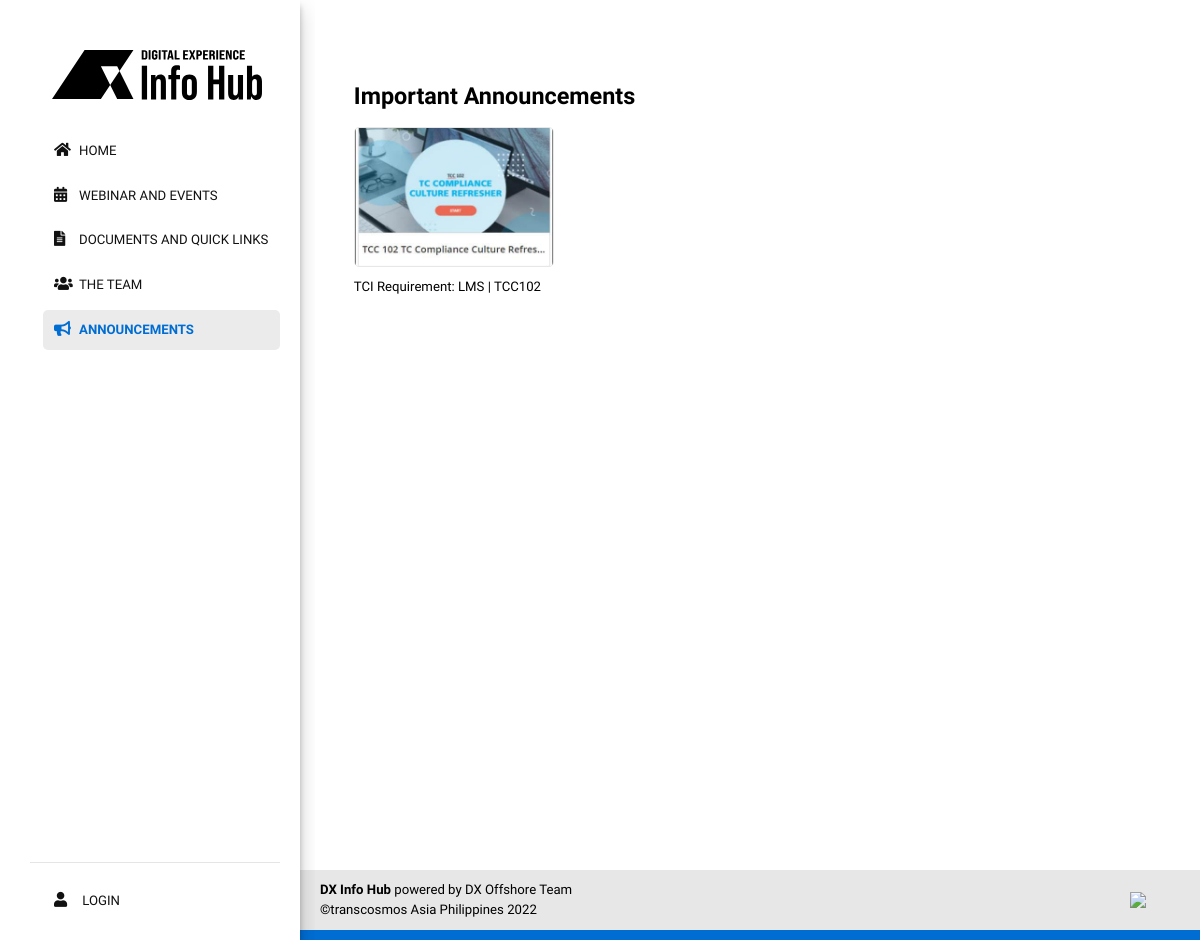
The app's page /pages/announcements/o-index.php with its own data.
### tables this page shows
CREATE TABLE `announcements` (
  `id` int(255) UNSIGNED NOT NULL,
  `user_id` int(255) NOT NULL,
  `announcements_title` varchar(255) NOT NULL DEFAULT '',
  `announcements_details` text NOT NULL,
  `announcements_img` varchar(255) NOT NULL,
  `announcements_count` int(1) NOT NULL DEFAULT 0,
  `date_edit` varchar(255) NOT NULL,
  `date_created` varchar(255) DEFAULT NULL,
  `announcements_status` int(255) NOT NULL,
  `temp_del` int(11) NOT NULL DEFAULT 0,
  `timestamp` timestamp NOT NULL DEFAULT current_timestamp() ON UPDATE current_timestamp()
);

### includes/functions.php (called while the page is built, shortened)
<?php
$key = $GLOBALS['crypt_key'];
?>

### pages/announcements/o-index.php (the view, shortened to what this page needs)
<?php
require($_SERVER['DOCUMENT_ROOT'].'/includes/config.php');
?>
<!DOCTYPE html>
<html lang="en">
    <head>
        <?php require($_SERVER['DOCUMENT_ROOT'].'/includes/common/links.php');  ?>
        <link href="/assets/css/announcement.css" rel="stylesheet" />
    </head>
  <body id="announcement">
    <div class="container">
        <div class="col-3 col-s-3 menu">
            <?php require($_SERVER['DOCUMENT_ROOT'].'/includes/common/parent-sidebar.php');  ?>
        </div>
       <section class="main-area col-s-9 d-column mb-4 ml-5" >
            <div class="announcement mb-4">
                <h2 class="mb-3">
                    <span >Important Announcements</span>
                </h2>
                <div class="announcements-row">
                    <ul class="list-inline mb-4 d-flex flex-wrap">
                        <?php
                        $sql = $pdo->prepare("SELECT * FROM announcements WHERE temp_del = 0 ORDER BY id DESC ");
                        $sql->execute();
                        $row = $sql->fetchAll(PDO::FETCH_ASSOC);
                        foreach($row as $key => $data) {
                            $x = $key +1;
                            if($data['announcements_status'] != 2) {
                                if($data['id'] != 0) {
                                    echo '<li class="list-inline-item">';
                                        echo '<a href="javascript:void(0)" class="js-modal" data-target="myModal'.$x.'" >';
                                            echo '<img src="assets/images/announcements/'.$data['announcements_img'].'" class="myImg">';
                                                echo '<br><span class="d-inline-block text-truncate" style="max-width: 200px;" >';
                                                    echo $data['announcements_title'];
                                                echo '</span>';
                                        echo '</a>';
                                    echo '</li>';
                                }
                            }
                            ?>
                        <?php }
                        ?>
                    </ul>
                </div>
            </div>
        </section>
    </div>
    <?php require($_SERVER['DOCUMENT_ROOT'].'/includes/common/parent-footer.php');  ?>
</body>
</html>

### assets/css/common.css (style rules this page uses)
html { font-size: 12px; }
.announcement { margin-bottom: 1rem; padding: 1rem; background-color: #fff; border-radius: .25rem; }

### assets/css/style.css (style rules this page uses)
:root { --blue: #006DD3; --gray: #E7E7E7; --dark-gray: #606060; --white: #fff; --black: #121212; }
body p, a { font-size: 1.1rem; }
@media (min-width: 1200px) { .container { max-width: 1300px !important; } }
@media (min-width: 1200px) { .h1, .h2, .h3, .h4, .h5, .h6, h1, h2, h3, h4, h5, h6 { font-weight: bold !important; text-transform: none; } }
@media (min-width: 1200px) { body { font-family: 'Inter Tight', sans-serif; color: var(--black); height: 100%; font-size: 1rem; } }
@media (min-width: 1200px) { * { box-sizing: border-box; } }
@media (min-width: 1200px) { .container { margin: 0 auto; width: 90%; } }
@media (min-width: 1200px) { .container::after { content: ""; clear: both; display: table; } }
@media (min-width: 1200px) { [class*="col-"] { float: left; } }
@media (min-width: 1200px) { h2 { font-size: 1.5rem; font-weight: 600; } }
@media (min-width: 1200px) { .col-3.col-s-3.menu { position: relative; padding: 45px 20px 7px 30px; box-shadow: 0 10px 20px rgba(0,0,0,.19),0 6px 6px rgba(0,0,0,.23); clip-path: inset(0px -15px 0px 0px); min-height: 100%; height: 100vh; left: 0; position: fixed; background-color: var(--white); } }
@media (min-width: 1200px) { .main-area h2 { font-size: 1.95rem; font-weight: 100; margin: 0; color: #000; } }
@media (min-width: 1200px) { .announcement li { padding: 5px 0; } }
@media (min-width: 1200px) { .announcement li a { color: #000; } }
@media (min-width: 1200px) { .announcement ul { list-style-type:none; padding-left: 0; transition: 0.2s; } }
@media (min-width: 1200px) { img.myImg { width: 210px; } }
@media (min-width: 1200px) { .list-inline-item { width: 200px; } }
@media (min-width: 1200px) { .list-inline-item img { width: 200px; height: 140px; object-fit: cover; border-radius: 5px; border: 1px solid var(--gray); transition: transform 0.2s; } }
[class*="col-"] { width: 100%; }
@media only screen and (min-width: 600px) { .col-s-3 { width: 22%; } }
@media only screen and (min-width: 600px) { .col-s-9 { width: 75%; } }
@media only screen and (min-width: 600px) { .main-area { width: 78%; } }
@media only screen and (min-width: 768px) { .col-3 { width: 25%; } }
@media only screen and (min-width: 768px) { .main-area { overflow: hidden;max-width: 78%; } }
@media only screen and (min-width: 768px) { .main-area { float: right; margin-top: 45px; } }

### assets/css/announcement.css (style rules this page uses)
section.main-area.col-s-9.d-column.mb-4 { margin: 70px -40px 0 !important; min-height: 100vh; }
.list-inline-item img { margin-bottom: 10px; }

### records on screen
announcements: announcements_img (picture), announcements_title "TCI Requirement: LMS | TCC102"
